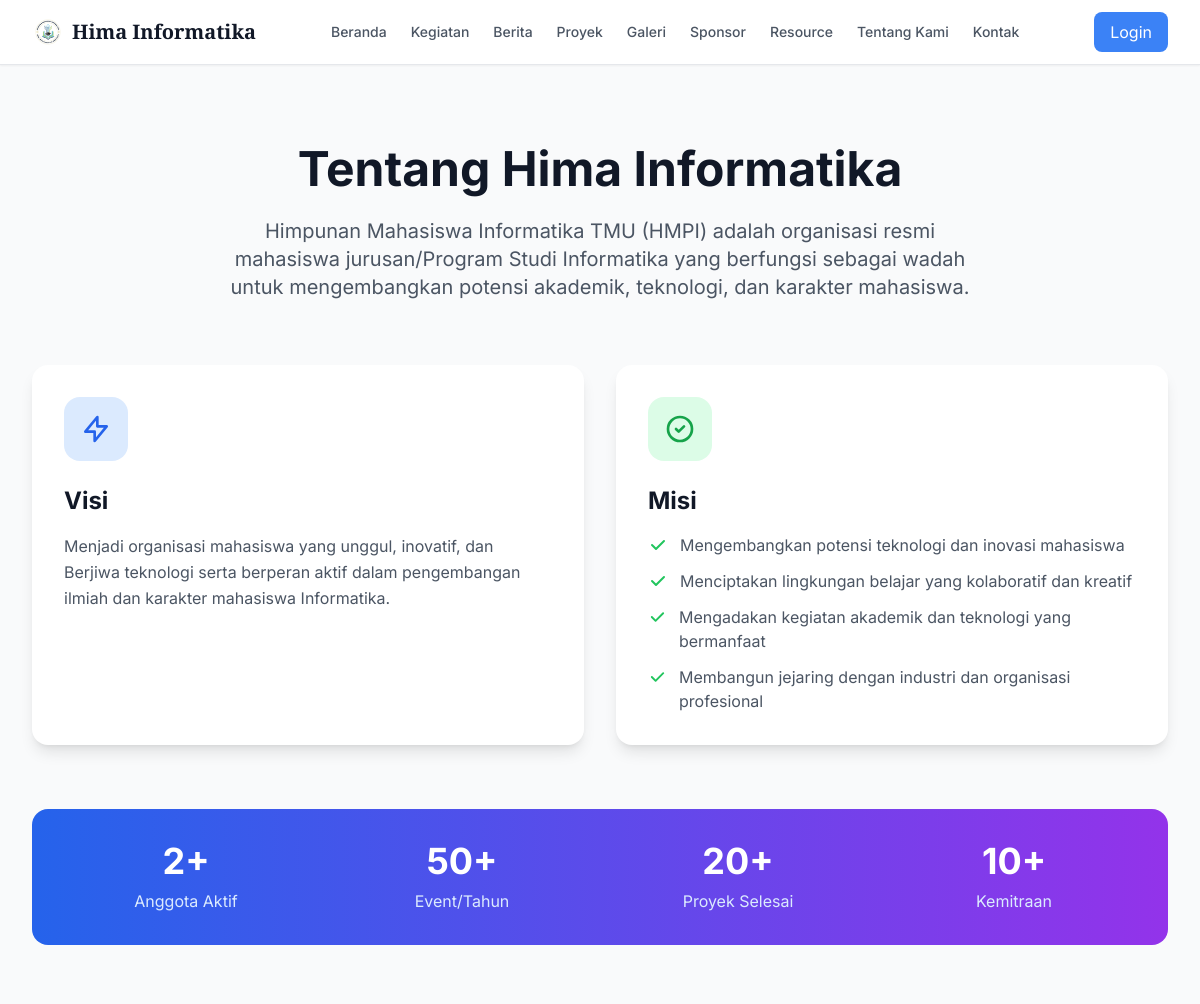
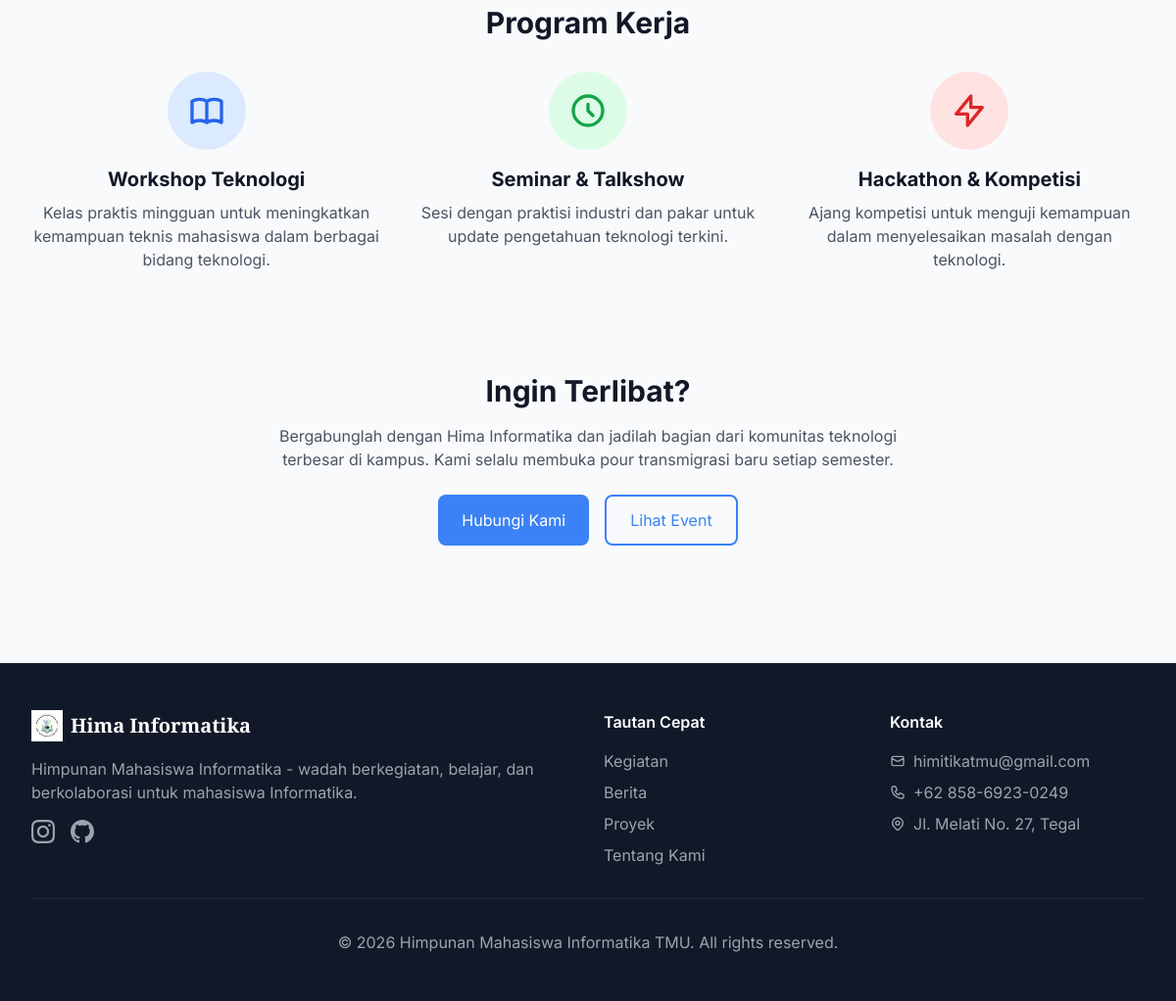
/about, run on the app's committed database (2 pictures, top to bottom).
### app/models.py (models this page shows, shortened)
class ContentBlock(db.Model):
    __tablename__ = 'content_blocks'
    id = db.Column(db.Integer, primary_key=True)
    identifier = db.Column(db.String(100), unique=True, nullable=False)
    title = db.Column(db.String(200), nullable=True)
    content = db.Column(db.Text, nullable=False)
    updated_by = db.Column(db.Integer, db.ForeignKey('users.id'), nullable=True)
    updated_at = db.Column(db.DateTime, default=datetime.utcnow, onupdate=datetime.utcnow)

### app/routes/main.py (the view)
@main_bp.route('/about')
def about():
    total_members = Member.query.count()
    program_stats = db.session.query(
        Member.study_program, func.count(Member.id)
    ).filter(Member.study_program.isnot(None)).group_by(Member.study_program).all()
    recent_projects = Project.query.filter_by(is_published=True).limit(6).all()
    block_identifiers = [
        'about.hero.subtitle',
        'about.vision.title',
        'about.vision.content',
        'about.mission.title',
        'about.mission.items',
        'about.programs.workshop.title',
        'about.programs.workshop.description',
        'about.programs.seminar.title',
        'about.programs.seminar.description',
        'about.programs.hackathon.title',
        'about.programs.hackathon.description',
    ]
    blocks = ContentBlock.query.filter(ContentBlock.identifier.in_(block_identifiers)).all()
    content_blocks = {b.identifier: b for b in blocks}
    return render_template('about.html',
                          total_members=total_members,
                          program_stats=program_stats,
                          recent_projects=recent_projects,
                          content_blocks=content_blocks)

### app/templates/about.html (shortened to what this page needs)
{% extends "base.html" %}
{% block content %}
<div class="max-w-7xl mx-auto px-4 sm:px-6 lg:px-8 py-12">
    <div class="text-center mb-16">
        <h1 class="text-4xl md:text-5xl font-bold text-gray-900 mb-6">Tentang Hima Informatika</h1>
        {% set hero_block = content_blocks.get('about.hero.subtitle') %}
        <p class="text-xl text-gray-600 max-w-3xl mx-auto">
            {{ hero_block.content if hero_block else 'Himpunan Mahasiswa Informatika (HIMA) adalah organisasi resmi mahasiswa jurusan/Program Studi Informatika yang berfungsi sebagai wadah untuk mengembangkan potensi akademik, teknologi, dan karakter mahasiswa.' }}
        </p>
    </div>
    <div class="grid md:grid-cols-2 gap-8 mb-16">
        <div class="bg-white rounded-2xl shadow-lg p-8">
            <div class="w-16 h-16 bg-primary-100 rounded-2xl flex items-center justify-center mb-6">
                <svg class="w-8 h-8 text-primary-600" fill="none" stroke="currentColor" viewBox="0 0 24 24"><path stroke-linecap="round" stroke-linejoin="round" stroke-width="2" d="M13 10V3L4 14h7v7l9-11h-7z"></path></svg>
            </div>
            {% set vision_title = content_blocks.get('about.vision.title') %}
            {% set vision_content = content_blocks.get('about.vision.content') %}
            <h2 class="text-2xl font-bold text-gray-900 mb-4">{{ vision_title.content if vision_title else 'Visi' }}</h2>
            <p class="text-gray-600 leading-relaxed">
                {{ vision_content.content if vision_content else 'Menjadi organisasi mahasiswa yang unggul, inovatif, dan Berjiwa teknologi serta berperan aktif dalam pengembangan ilmiah dan karakter mahasiswa Informatika.' }}
            </p>
        </div>
        <div class="bg-white rounded-2xl shadow-lg p-8">
            <div class="w-16 h-16 bg-secondary-100 rounded-2xl flex items-center justify-center mb-6">
                <svg class="w-8 h-8 text-secondary-600" fill="none" stroke="currentColor" viewBox="0 0 24 24"><path stroke-linecap="round" stroke-linejoin="round" stroke-width="2" d="M9 12l2 2 4-4m6 2a9 9 0 11-18 0 9 9 0 0118 0z"></path></svg>
            </div>
            {% set mission_title = content_blocks.get('about.mission.title') %}
            {% set mission_items_block = content_blocks.get('about.mission.items') %}
            <h2 class="text-2xl font-bold text-gray-900 mb-4">{{ mission_title.content if mission_title else 'Misi' }}</h2>
            <ul class="space-y-3 text-gray-600">
                {% if mission_items_block and mission_items_block.content %}
                    {% for item in mission_items_block.content.split('\n') if item.strip() %}
                    <li class="flex items-start">
                        <svg class="w-5 h-5 text-secondary-500 mr-3 mt-0.5" fill="currentColor" viewBox="0 0 20 20"><path d="M16.707 5.293a1 1 0 010 1.414l-8 8a1 1 0 01-1.414 0l-4-4a1 1 0 011.414-1.414L8 12.586l7.293-7.293a1 1 0 011.414 0z"></path></svg>
                        {{ item.strip() }}
                    </li>
                    {% endfor %}
                {% endif %}
            </ul>
        </div>
    </div>
    <div class="bg-gradient-to-r from-primary-600 to-purple-600 rounded-2xl p-8 mb-16 text-white">
        <div class="grid grid-cols-2 md:grid-cols-4 gap-8 text-center">
            <div>
                <div class="text-4xl font-bold mb-2">{{ total_members }}+</div>
                <div class="text-primary-100">Anggota Aktif</div>
            </div>
            <div>
                <div class="text-4xl font-bold mb-2">50+</div>
                <div class="text-primary-100">Event/Tahun</div>
            </div>
            <div>
                <div class="text-4xl font-bold mb-2">20+</div>
                <div class="text-primary-100">Proyek Selesai</div>
            </div>
            <div>
                <div class="text-4xl font-bold mb-2">10+</div>
                <div class="text-primary-100">Kemitraan</div>
            </div>
        </div>
    </div>
    <div class="mb-16">
        <h2 class="text-3xl font-bold text-gray-900 mb-8 text-center">Program Kerja</h2>
        <div class="grid md:grid-cols-3 gap-8">
            <div class="text-center">
                <div class="w-20 h-20 bg-blue-100 rounded-full flex items-center justify-center mx-auto mb-4">
                </div>
                {% set ws_title = content_blocks.get('about.programs.workshop.title') %}
                {% set ws_desc = content_blocks.get('about.programs.workshop.description') %}
                <h3 class="text-xl font-bold mb-2">{{ ws_title.content if ws_title else 'Workshop Teknologi' }}</h3>
                <p class="text-gray-600">{{ ws_desc.content if ws_desc else 'Kelas praktis mingguan untuk meningkatkan kemampuan teknis mahasiswa dalam berbagai bidang teknologi.' }}</p>
            </div>
            <div class="text-center">
                <div class="w-20 h-20 bg-green-100 rounded-full flex items-center justify-center mx-auto mb-4">
                    <svg class="w-10 h-10 text-green-600" fill="none" stroke="currentColor" viewBox="0 0 24 24"><path stroke-linecap="round" stroke-linejoin="round" stroke-width="2" d="M12 8v4l3 3m6-3a9 9 0 11-18 0 9 9 0 0118 0z"></path></svg>
                </div>
                {% set sem_title = content_blocks.get('about.programs.seminar.title') %}
                {% set sem_desc = content_blocks.get('about.programs.seminar.description') %}
                <h3 class="text-xl font-bold mb-2">{{ sem_title.content if sem_title else 'Seminar & Talkshow' }}</h3>
                <p class="text-gray-600">{{ sem_desc.content if sem_desc else 'Sesi dengan praktisi industri dan pakar untuk update pengetahuan teknologi terkini.' }}</p>
            </div>
            <div class="text-center">
                <div class="w-20 h-20 bg-red-100 rounded-full flex items-center justify-center mx-auto mb-4">
                    <svg class="w-10 h-10 text-red-600" fill="none" stroke="currentColor" viewBox="0 0 24 24"><path stroke-linecap="round" stroke-linejoin="round" stroke-width="2" d="M13 10V3L4 14h7v7l9-11h-7z"></path></svg>
                </div>
                {% set hack_title = content_blocks.get('about.programs.hackathon.title') %}
                {% set hack_desc = content_blocks.get('about.programs.hackathon.description') %}
                <h3 class="text-xl font-bold mb-2">{{ hack_title.content if hack_title else 'Hackathon & Kompetisi' }}</h3>
                <p class="text-gray-600">{{ hack_desc.content if hack_desc else 'Ajang kompetisi untuk menguji kemampuan dalam menyelesaikan masalah dengan teknologi.' }}</p>
            </div>
        </div>
    </div>
    <div class="bg-gray-50 rounded-2xl p-10 text-center">
        <h2 class="text-3xl font-bold text-gray-900 mb-4">Ingin Terlibat?</h2>
        <p class="text-gray-600 mb-6 max-w-2xl mx-auto">
            Bergabunglah dengan Hima Informatika dan jadilah bagian dari komunitas teknologi terbesar di kampus.
            Kami selalu membuka pour transmigrasi baru setiap semester.
        </p>
        <div class="flex flex-col sm:flex-row gap-4 justify-center">
            <a href="{{ url_for('main.contact') }}" class="inline-flex items-center justify-center px-6 py-3 bg-primary-500 text-white rounded-lg hover:bg-primary-600 transition">
                Hubungi Kami
            </a>
            <a href="{{ url_for('main.events_list') }}" class="inline-flex items-center justify-center px-6 py-3 border-2 border-primary-500 text-primary-500 rounded-lg hover:bg-primary-50 transition">
                Lihat Event
            </a>
        </div>
    </div>
</div>
{% endblock %}

### app/static/css/style.css (style rules this page uses)
html { scroll-behavior: smooth; }
body { overflow-x: hidden; max-width: 100vw; font-family: 'Inter', sans-serif; background-color: #f8fafc; }
img, video, canvas, svg { max-width: 100%; height: auto; }

### data on the page
ContentBlock: content "Himpunan Mahasiswa Informatika TMU (HMPI) adalah organisasi resmi mahasiswa jurusan/Program Studi Informatika yang berfungsi sebagai wadah untuk mengembangkan potensi akademik, teknologi, dan karakter mahasiswa."
ContentBlock: content "Visi"
ContentBlock: content "Menjadi organisasi mahasiswa yang unggul, inovatif, dan Berjiwa teknologi serta berperan aktif dalam pengembangan ilmiah dan karakter mahasiswa Informatika."
ContentBlock: content "Misi"
ContentBlock: content "Workshop Teknologi"
ContentBlock: content "Kelas praktis mingguan untuk meningkatkan kemampuan teknis mahasiswa dalam berbagai bidang teknologi."
ContentBlock: content "Seminar & Talkshow"
ContentBlock: content "Sesi dengan praktisi industri dan pakar untuk update pengetahuan teknologi terkini."
ContentBlock: content "Hackathon & Kompetisi"
ContentBlock: content "Ajang kompetisi untuk menguji kemampuan dalam menyelesaikan masalah dengan teknologi."

### other printed values
{{ item.strip() }} "Mengembangkan potensi teknologi dan inovasi mahasiswa" "Menciptakan lingkungan belajar yang kolaboratif dan kreatif" "Mengadakan kegiatan akademik dan teknologi yang bermanfaat" "Membangun jejaring dengan industri dan organisasi profesional"
{{ total_members }} "2"
{{ now.year if now else 2026 }} "2026"
